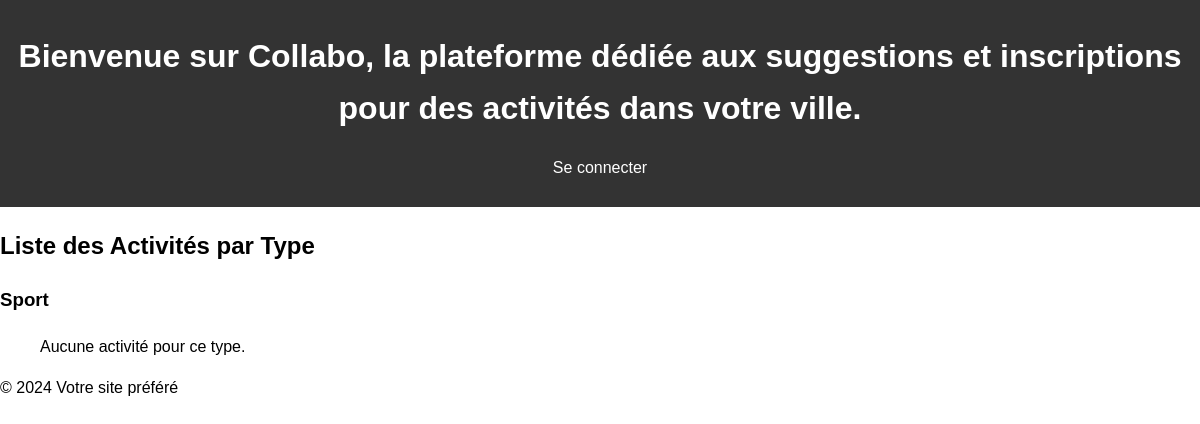
The app's page /activites/, older data.
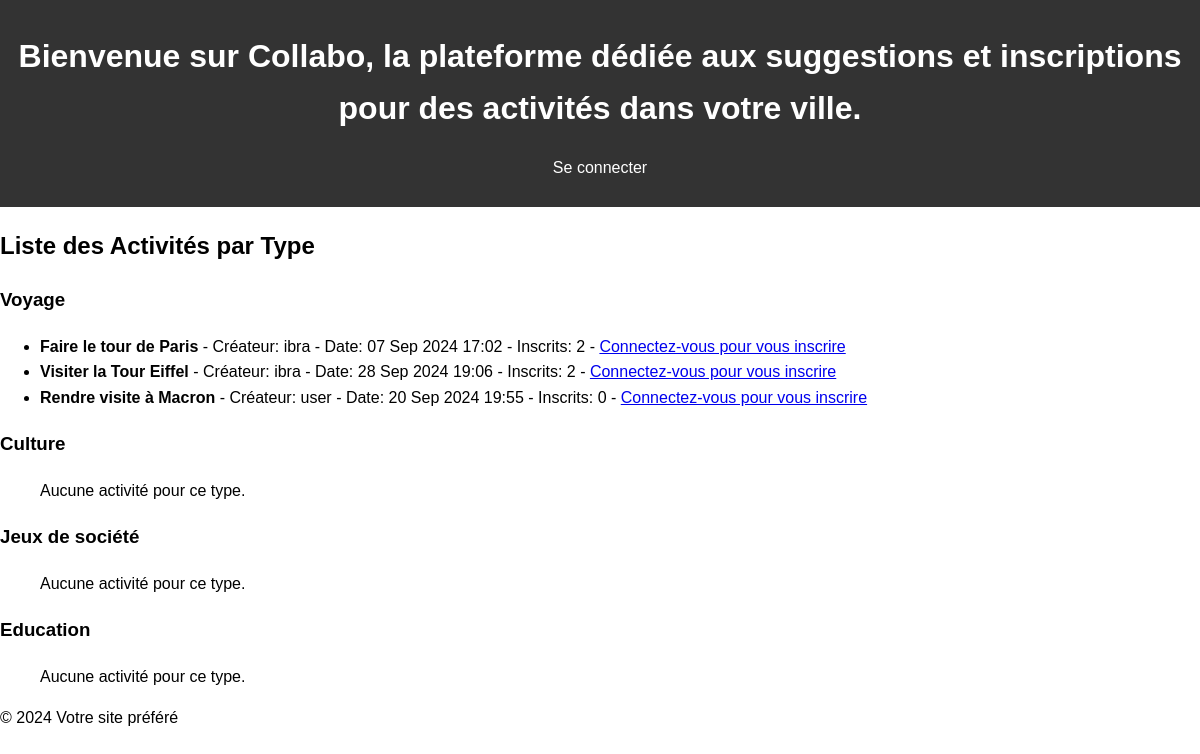
The same page, newer data.
### public/models.py (models this page shows, shortened)
class TypeActivite(models.Model):
    type = models.CharField(max_length=100, null=True, blank=True)   # Assurez-vous que ce champ existe

class Activite(models.Model):
    nom = models.CharField(max_length=280)
    createur = models.ForeignKey(User, on_delete=models.CASCADE)
    ville = models.ForeignKey(Ville, on_delete=models.CASCADE)
    type = models.ForeignKey(TypeActivite, on_delete=models.CASCADE)
    date = models.DateTimeField()

### public/views.py (the view)
# urls.py: path('activites/', views.activite_list, name='activite_list'),
def activite_list(request):
    types_activites = TypeActivite.objects.prefetch_related('activite_set')  # Précharge les activités liées à chaque type
    context = {
        'types_activites': types_activites,
    }
    return render(request, 'activite_list.html', context)

### public/templates/activite_list.html (shortened to what this page needs)
{% extends 'base.html' %}
{% block content %}
    <h2>Liste des Activités par Type</h2>
    {% for type_activite in types_activites %}
        <h3>{{ type_activite.type }}</h3>
        <ul>
            {% for activite in type_activite.activite_set.all %}
                <li>
                    <strong>{{ activite.nom }}</strong>
                    - Créateur: {{ activite.createur.username }}
                    - Date: {{ activite.date|date:"d M Y H:i" }}
                    - Inscrits: {{ activite.registration_set.count }}
                    {% if user.is_authenticated %}
                        {% if user == activite.createur %}
                            - <a href="{% url 'view_registrations' activite.id %}">Voir les inscrits</a>
                        {% else %}
                            - <a href="{% url 'register_for_activity' activite.id %}">S'inscrire</a>
                        {% endif %}
                    {% else %}
                        - <a href="{% url 'login' %}">Connectez-vous pour vous inscrire</a>
                    {% endif %}
                </li>
            {% empty %}
                <p>Aucune activité pour ce type.</p>
            {% endfor %}
        </ul>
    {% endfor %}
{% endblock %}

### public/templates/base.html (shortened to what this page needs)
<!DOCTYPE html>
<html>
<head>
    {% load static %}
    <link rel="stylesheet" href="{% static 'css/style.css' %}">
</head>
<body>
    <header>
        <h1>Bienvenue sur Collabo, la plateforme dédiée aux suggestions et inscriptions pour des activités dans votre ville.</h1>
        {% if user.is_authenticated %}
            <p>Bienvenue, {{ user.username }} | <a href="{% url 'create_activity' %}">Créer une activité</a> | <a href="{% url 'activite_list' %}">Voir la liste des activités</a> | <a href="{% url 'logout' %}">Se déconnecter</a> </p>
        {% else %}
            <p><a href="{% url 'login' %}">Se connecter</a> </p>
        {% endif %}
    </header>
    <div class="content">
        {% block content %}
        {% endblock %}
    </div>
    <footer>
        <p>&copy; 2024 Votre site préféré </p>
    </footer>
</body>
</html>

### public/static/css/style.css (style rules this page uses)
body { font-family: Arial, sans-serif; line-height: 1.6; margin: 0; padding: 0; }
header { background: #333; color: #fff; padding: 10px 0; text-align: center; }
header a { color: #fff; text-decoration: none; padding: 0 10px; }

Row changes from the older to the newer data that the page shows:
changed TypeActivite: gains Activite (nom "Faire le tour de Paris", createur.username "ibra", date "07 Sep 2024 17:02", registration_set.count "2"); type "Sport" → "Voyage"; no longer shows "Aucune activité pour ce type."
added Activite: nom "Visiter la Tour Eiffel", createur.username "ibra", date "28 Sep 2024 19:06", registration_set.count "2", shown under TypeActivite "Voyage"
added Activite: nom "Rendre visite à Macron", createur.username "user", date "20 Sep 2024 19:55", registration_set.count "0", shown under TypeActivite "Voyage"
added TypeActivite: type "Culture"
added TypeActivite: type "Jeux de société"
added TypeActivite: type "Education"
